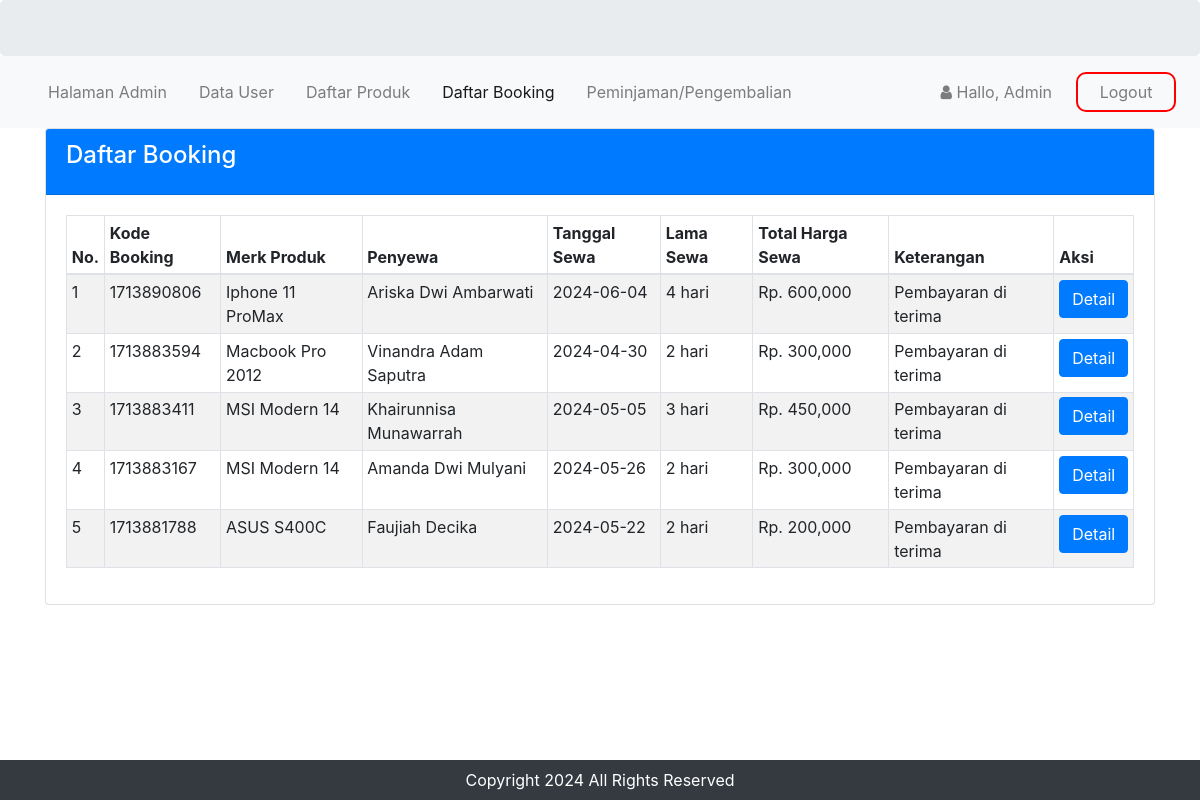
Screenshot of /admin/booking/booking.php (signed in) with the database file from the repository.
### tables this page shows
CREATE TABLE `booking` (
  `id_booking` int(11) NOT NULL,
  `kode_booking` varchar(255) NOT NULL,
  `id_login` int(11) NOT NULL,
  `id_elektronik` int(11) NOT NULL,
  `ktp` varchar(255) NOT NULL,
  `nama` varchar(255) NOT NULL,
  `alamat` varchar(255) NOT NULL,
  `no_tlp` varchar(15) NOT NULL,
  `tanggal` varchar(255) NOT NULL,
  `lama_sewa` int(11) NOT NULL,
  `total_harga` int(11) NOT NULL,
  `konfirmasi_pembayaran` varchar(255) NOT NULL,
  `tgl_input` varchar(255) NOT NULL,
  `user_id` int(11) DEFAULT NULL
);

CREATE TABLE `elektronik` (
  `id_elektronik` int(11) NOT NULL,
  `no_plat` varchar(255) NOT NULL,
  `merk` varchar(255) NOT NULL,
  `harga` int(255) NOT NULL,
  `deskripsi` varchar(255) NOT NULL,
  `status` varchar(255) NOT NULL,
  `gambar` text NOT NULL
);

### koneksi/koneksi.php (called while the page is built, shortened)
<?php
    $url = "http://localhost/penyewaan_elektronik/";
?>

### admin/booking/booking.php (the view, shortened to what this page needs)
<?php
    require '../../koneksi/koneksi.php';
    $title_web = 'Daftar Booking';
    include '../header.php';
    if(!empty($_GET['id'])){
        $id = strip_tags($_GET['id']);
        $sql = "SELECT elektronik.merk, booking.* FROM booking JOIN elektronik ON
                booking.id_elektronik=elektronik.id_elektronik WHERE id_login = '$id' ORDER BY id_booking DESC";
    }else{
        $sql = "SELECT elektronik.merk, booking.* FROM booking JOIN elektronik ON
                booking.id_elektronik=elektronik.id_elektronik ORDER BY id_booking DESC";
    }
    $hasil = $koneksi->query($sql)->fetchAll();
?>
<div class="container">
    <div class="card">
        <div class="card-header text-white bg-primary">
            <h4 class="card-title">
            Daftar Booking
            </h4>
        </div>
        <div class="card-body">
            <div class="table-responsive">
                <table class="table table-striped table-bordered table-sm">
                    <thead>
                        <tr>
                            <th>No. </th>
                            <th>Kode Booking</th>
                            <th>Merk Produk</th>
                            <th>Penyewa</th>
                            <th>Tanggal Sewa </th>
                            <th>Lama Sewa </th>
                            <th>Total Harga Sewa</th>
                            <th>Keterangan</th>
                            <th>Aksi</th>
                        </tr>
                    </thead>
                    <tbody>
                        <?php  $no=1; foreach($hasil as $isi){?>
                        <tr>
                            <td><?php echo $no;?></td>
                            <td><?= $isi['kode_booking'];?></td>
                            <td><?= $isi['merk'];?></td>
                            <td><?= $isi['nama'];?></td>
                            <td><?= $isi['tanggal'];?></td>
                            <td><?= $isi['lama_sewa'];?> hari</td>
                            <td>Rp. <?= number_format($isi['total_harga']);?></td>
                            <td><?= $isi['konfirmasi_pembayaran'];?></td>
                            <td>
                                <a class="btn btn-primary" href="bayar.php?id=<?= $isi['kode_booking'];?>"
                                role="button">Detail</a>
                            </td>
                        </tr>
                        <?php $no++;}?>
                    </tbody>
                </table>
            </div>
        </div>
    </div>
</div>
<?php  include '../footer.php';?>

### admin/header.php (shortened to what this page needs)
<?php
    $id_login = $_SESSION['USER']['id_login'];
    $row = $koneksi->prepare("SELECT * FROM login WHERE id_login=?");
    $row->execute(array($id_login));
    $hasil_login = $row->fetch();
?>
<!doctype html>
<html lang="en">
  <head>
    <link rel="stylesheet" href="<?php echo $url;?>assets/css/bootstrap.css" >
    <link rel="stylesheet" href="<?php echo $url;?>assets/css/font-awesome.css" >
  </head>
  <body>
    <div class="jumbotron pt-4 pb-4">
        <div class="row">
            <div class="col-sm-8">
            </div>
        </div>
    </div>
  <nav class="navbar navbar-expand-lg navbar-light bg-light">
    <div class="collapse navbar-collapse" id="navbarTogglerDemo01">
            <ul class="navbar-nav mr-auto mt-2 mt-lg-0">
            <li class="nav-link <?php if($title_web == 'Dashboard'){ echo 'active';}?>">
                    <a class="nav-link" href="<?php echo $url;?>admin/index.php">Halaman Admin</a>
                </li>
                <li class="nav-link <?php if($title_web == 'User'){ echo 'active';}?>">
                    <a class="nav-link" href="<?php echo $url;?>admin/user/index.php">Data User</a>
                </li>
                <li class="nav-link <?php if($title_web == 'Daftar elektronik'){ echo 'active';}?>">
                    <a class="nav-link" href="<?php echo $url;?>admin/elektronik/elektronik.php">Daftar Produk</a>
                </li>
                <li class="nav-link <?php if($title_web == 'Daftar Booking'){ echo 'active';}?>
                <?php if($title_web == 'Konfirmasi'){ echo 'active';}?>">
                    <a class="nav-link" href="<?php echo $url;?>admin/booking/booking.php">Daftar Booking</a>
                </li>
                <li class="nav-link <?php if($title_web == 'Peminjaman'){ echo 'active';}?>">
                    <a class="nav-link" href="<?php echo $url;?>admin/peminjaman/peminjaman.php">Peminjaman/Pengembalian</a>
                </li>
            </ul>
            <ul class="navbar-nav my-2 my-lg-0">
                <li class="nav-link" <?php if($title_web == 'Edit Admin'){ echo 'active';}?>">
                    <a class="nav-link" href="<?php echo $url;?>admin/profil.php">
                        <i class="fa fa-user"> </i> Hallo, <?php echo $hasil_login['nama_pengguna'];?>
                    </a>
                </li>
                <li class="nav-link">
                <button class="button">
            <a class="nav-link" onclick="return confirm('Apakah anda ingin logout ?');" href="<?php echo $url;?>admin/logout.php">Logout</a>
          </button>
                </li>
            </ul>
        </div>
    </nav>

### admin/header.php (style rules this page uses)
.button { background-color: #f8f9fa; border: 2px solid red; border-radius: 10px; width: 100px; height: 40px; display: flex; align-items: center; justify-content: center; transition: background-color 0.3s, color 0.3s; }
.button .nav-link { text-decoration: none; color: inherit; font-size: 16px; display: block; width: 100%; text-align: center; line-height: 40px; }

### admin/footer.php (style rules this page uses)
html { position: relative; min-height: 100%; }
body { margin-bottom: 60px; }

### rows the page displays
booking: kode_booking "1713890806", id_elektronik.merk "Iphone 11 ProMax", nama "Ariska Dwi Ambarwati", tanggal "2024-06-04", lama_sewa "4", total_harga "600,000", konfirmasi_pembayaran "Pembayaran di terima"
booking: kode_booking "1713883594", id_elektronik.merk "Macbook Pro 2012", nama "Vinandra Adam Saputra", tanggal "2024-04-30", lama_sewa "2", total_harga "300,000", konfirmasi_pembayaran "Pembayaran di terima"
booking: kode_booking "1713883411", id_elektronik.merk "MSI Modern 14", nama "Khairunnisa Munawarrah", tanggal "2024-05-05", lama_sewa "3", total_harga "450,000", konfirmasi_pembayaran "Pembayaran di terima"
booking: kode_booking "1713883167", id_elektronik.merk "MSI Modern 14", nama "Amanda Dwi Mulyani", tanggal "2024-05-26", lama_sewa "2", total_harga "300,000", konfirmasi_pembayaran "Pembayaran di terima"
booking: kode_booking "1713881788", id_elektronik.merk "ASUS S400C", nama "Faujiah Decika", tanggal "2024-05-22", lama_sewa "2", total_harga "200,000", konfirmasi_pembayaran "Pembayaran di terima"

### other values shown
$hasil_login['nama_pengguna'] "Admin"
